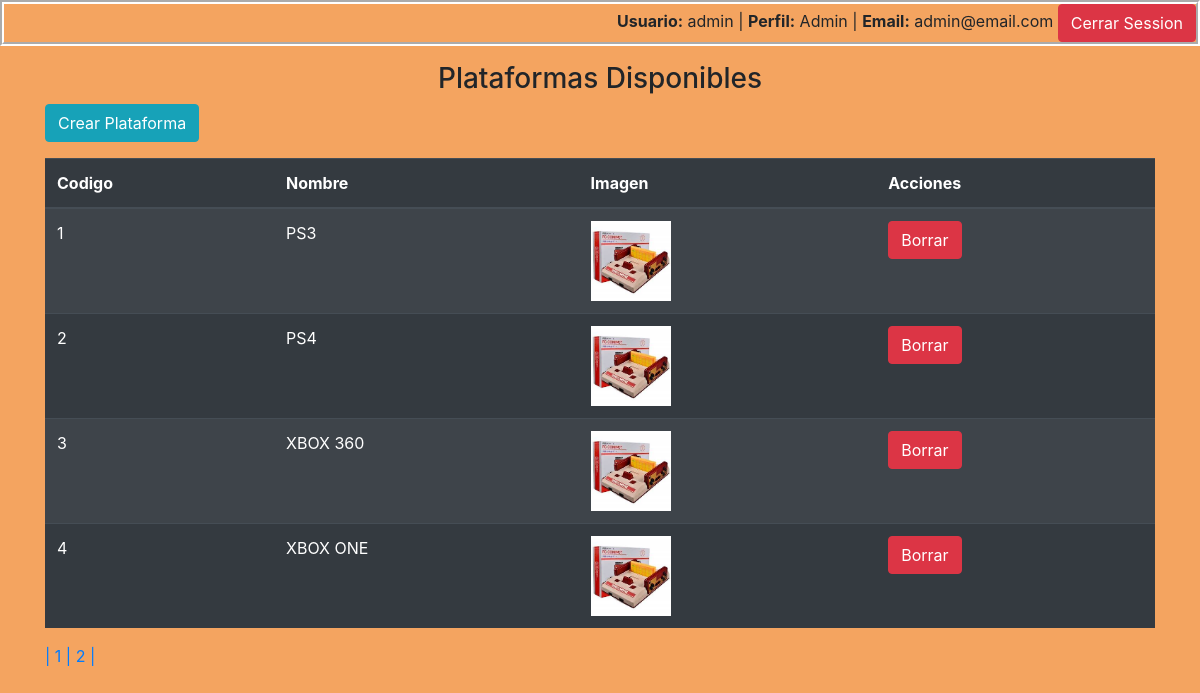
Screenshot of /plataformas.php (signed in) with the database file from the repository.
### tables this page shows
create table plataformas(
	id int auto_increment primary key,
	nombre varchar(60) not null,
	imagen varchar(120) default 'img/plataformas/default.jpg' 
);

### class/Plataformas.php (called while the page is built, shortened)
<?php
class Plataformas {
    private $conexion;
    public function __construct() {
        $numeroArg = func_num_args();
    }
    public function setConexion($con) {
        $this->conexion = $con;
    }
    public function getTotalRegistros() {
        $consulta = "select * from plataformas";
        try {
            $plataformas = $this->conexion->query($consulta);
        } catch (PDOException $ex) {
            die("Error al recuperar las plataformas!!!" . $ex->getMessage());
        }
        return $plataformas->rowCount();
    }
    public function read($inf, $pag) {
        $consulta = "select * from plataformas limit $inf,$pag";
        try {
            $plataformas = $this->conexion->query($consulta);
        } catch (PDOException $ex) {
            die("Error al recuperar las plataformas!!!" . $ex->getMessage());
        }
        return $plataformas;
    }
}

### plataformas.php (the view, shortened to what this page needs)
<!doctype html>
<html lang="en">
    <head>
        <link rel="stylesheet" href="https://stackpath.bootstrapcdn.com/bootstrap/4.3.1/css/bootstrap.min.css">
    </head>
    <body style="background-color: sandybrown">
        <?php
        if (isset($_SESSION['perfil'])) {
            echo "<div class='text-right' style='border: white 4px groove;'>";
            echo "<form name='cerrar' action='cerrarSesion.php' method='POST'>";
            echo "<b>Usuario:</b> " . $_SESSION['nombre'] . "&nbsp|&nbsp;";
            echo "<b>Perfil:</b> " . $_SESSION['perfil'] . "&nbsp|&nbsp;";
            echo "<b>Email:</b> " . $_SESSION['email'] . "&nbsp;";
            echo "<input type='submit' class='btn btn-danger' value='Cerrar Session'>";
            echo "</form>";
            echo "</div>";
        }
        ?>
        <h3 class="text text-center mt-3">Plataformas Disponibles</h3>
        <?php
            if($_SESSION['perfil']=='Admin'){
                echo "<div class='container mt-2'>";
                echo "<a href='cplataforma.php' class='btn btn-info'>Crear Plataforma</a>";
                echo "</div>";
            }
         ?>
        <div class="container mt-3">
            <table class="table table-striped table-dark">
                <thead>
                    <tr>
                        <th scope="col">Codigo</th>
                        <th scope="col">Nombre</th>
                        <th scope="col">Imagen</th>
                        <?php
                        if($_SESSION['perfil']=='Admin'){
                        echo "<th scope='col'>Acciones</th>";
                        }
                                ?>
                    </tr>
                </thead>
                <tbody>
                    <?php
                        $miConexion=new Conexion();
                        $llave=$miConexion->getLlave();
                        $lasPlataformas=new Plataformas($llave);
                        $paginacion=4;
                        $total=$lasPlataformas->getTotalRegistros();
                        $npaginas=ceil($total/$paginacion);
                        if(isset($_GET['pag'])){
                            $inf=($_GET['pag']-1)*$paginacion;
                            $plataformas=$lasPlataformas->read($inf,$paginacion);
                        }
                        else{
                           $plataformas=$lasPlataformas->read(0, $paginacion);
                        }
                        foreach($plataformas as $item){
                            echo "<tr>";
                            echo "<td>{$item[0]}</td>";
                            echo "<td>{$item[1]}</td>";
                            echo "<td><img src='{$item[2]}' width='80px' /></td>";
                            if($_SESSION['perfil']=='Admin'){
                            echo "<td>";
                            echo "<form name='br' action='delete.php' method='POST' >";
                            echo "<input type='submit' value='Borrar' class='btn btn-danger' />";
                            echo "</form>";
                            echo "</td>";
                            }
                            echo "</tr>";
                        }
                    ?>
                </tbody>
            </table>
            <?php
                for($i=1; $i<=$npaginas; $i++){
                    if($i!=$npaginas){
                        echo "<a href=plataformas.php?pag=$i style='text-decoration:none'>|&nbsp;$i&nbsp;</a>";
                    }
                    else{
                        echo "<a href=plataformas.php?pag=$i style='text-decoration:none'>|&nbsp;$i&nbsp;|</a>";
                    }
                }
            ?>
        </div>
    </body>
</html>

### rows the page displays
plataformas: id "1", nombre "PS3", imagen (placeholder picture)
plataformas: id "2", nombre "PS4", imagen (placeholder picture)
plataformas: id "3", nombre "XBOX 360", imagen (placeholder picture)
plataformas: id "4", nombre "XBOX ONE", imagen (placeholder picture)

### other values shown
$_SESSION['nombre'] "admin"
$_SESSION['perfil'] "Admin"
$_SESSION['email'] "admin@email.com"
